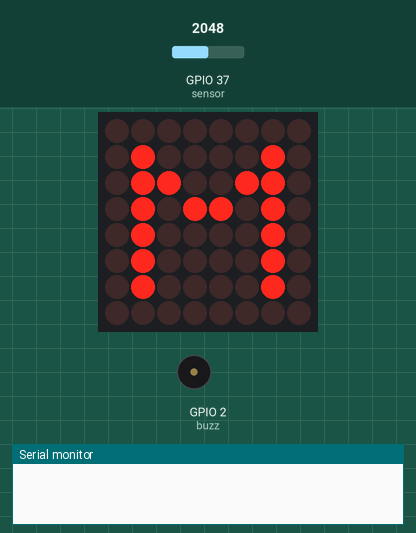
A sketch run on a simulated ESP32. On the bench: 8×8 LED matrix, buzzer (waves = sounding, pin HIGH), the last lines printed to the serial monitor. The test bench sets the inputs (shaded band); at power-on: GPIO 37 (sensor) = 2048.

Above: at 4.5 s.
At 13.6 s:
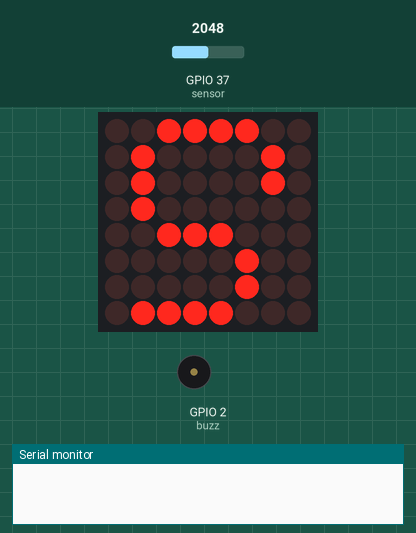
15.9 s: GPIO 37 (sensor) set to 433
17.4 s: GPIO 37 (sensor) set to 363
At 20.3 s:
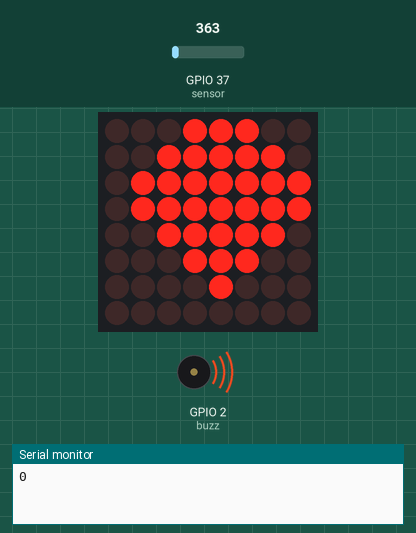
22.5 s: GPIO 37 (sensor) set to 440
At 25.2 s:
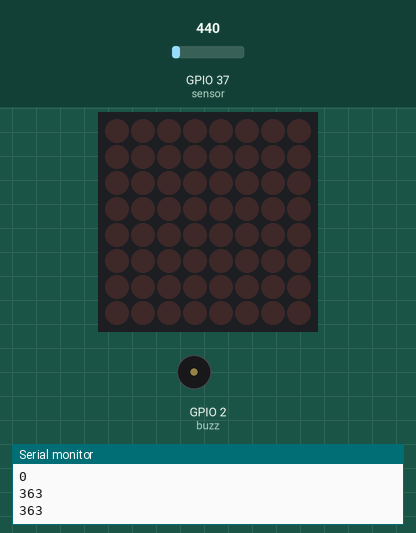
25.5 s: GPIO 37 (sensor) set to 360
At 26.6 s:
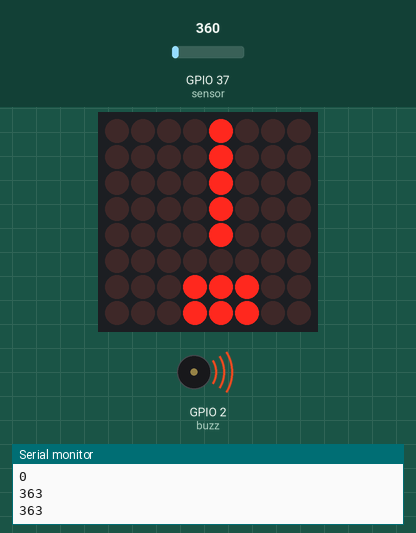
Timing chart, 0 to 28.5 s (numbered marks = the images above; inputs shaded):
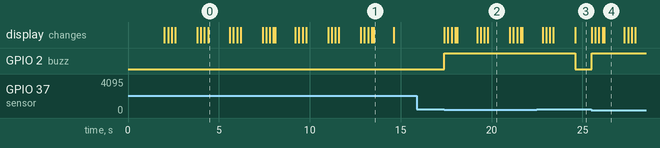

The sketch:

PRACTICA5.ino
```cpp
#include "Ticker.h"
#include <LedControl.h> //libreria para las led matricial

void impresion(void);

Ticker Interrupcion(impresion, 3000); //Cada 3 segundos, realiza una interrupcion
LedControl MATLED = LedControl(11,13,10,1);	// crea objeto


//caracter signo de interrogacion
byte caracter[8]{
0x8, 0x8, 0x8, 0x8, 0x8, 0x0, 0x1c, 0x1c
};
//caracter flama
byte caracter_1[8]{
0x1c, 0x3e, 0x7f, 0x7f, 0x3e, 0x1c, 0x8, 0x0
};
//caracter M
byte caracter_2[8]{
0x0, 0x42, 0x66, 0x5a, 0x42, 0x42, 0x42, 0x0
};
//caracter A
byte caracter_3[8]{
0x18, 0x24, 0x42, 0x42, 0x7e, 0x42, 0x42, 0x0
};
//caracter R
byte caracter_4[8]{
0x0, 0x7c, 0x44, 0x44, 0x5c, 0x48, 0x44, 0x42
};
//caracter C
byte caracter_5[8]{
0x0, 0x3c, 0x42, 0x40, 0x40, 0x42, 0x3c, 0x0
};
//caracter O
byte caracter_6[8]{
0x0, 0x3c, 0x42, 0x42, 0x42, 0x42, 0x3c, 0x0
};
//caracter S
byte caracter_7[8]{
0x3c, 0x42, 0x42, 0x40, 0x38, 0x4, 0x4, 0x78
};


int evalua;//nos ayudara a evaluar el valor del sensor
int buzz=2;//indica el pin del buzzer
int sensor=A1;//indica el pin del sensor


void setup() {
  Serial.begin(9600);    //Inicio la comunicacion serial
  MATLED.shutdown(0,false);			// enciende la matriz
  MATLED.setIntensity(0,4);			// establece brillo
  MATLED.clearDisplay(0);	//se indica para limpiar la matriz led
  Interrupcion.start();   //Inicializa la libreria y las interrupciones por software
  pinMode(buzz, OUTPUT); //que el pin buzz se encuentra como salida
  //IMPRIMA TODO LOS CARACTERES INDICADOS
  delay(2000);
  figura_1();
  delay(1000);
  figura_2();
  delay(1000);
  figura_3();
  delay(1000);
  figura_4();
  delay(1000);
  figura_5();
  delay(1000);
  figura_6();
  delay(1000);
  figura_7();
  delay(1000);

}

void loop() {
  Interrupcion.update(); //Actualiza la libreria para poder mantener la interrupcion al pendiente

  evalua = analogRead(sensor);
  if(evalua <400){
    digitalWrite(buzz, HIGH);//que encienda el buzzer
    figura();//Que haga lo que esta en la funcion
    delay(1000);//tome un descanso
    MATLED.clearDisplay(0);	//se indica para limpiar la matriz led
    figura_1();
    delay(1000);//tome un descanso
    MATLED.clearDisplay(0);	//se indica para limpiar la matriz led
  }else{
    digitalWrite(buzz, LOW);//APAGAR EL BUZZ
    delay(10);
    MATLED.clearDisplay(0);	//se indica para limpiar la matriz led
  }

}


//funcion para interrogacion
void figura(){//se crea la funcion para figura
     MATLED.clearDisplay(0);
      for (int i = 0; i < 8; i++)  		// bucle itera 8 veces por el array
     {
     MATLED.setRow(0,i,caracter[i]);		// establece fila con valor de array cero en misma posicion
     delay(100);
     }
}

//funcion para la llama
void figura_1(){//se crea la funcion para figura
     MATLED.clearDisplay(0);
      for (int i = 0; i < 8; i++)  		// bucle itera 8 veces por el array
     {
     MATLED.setRow(0,i,caracter_1[i]);		// establece fila con valor de array cero en misma posicion
     delay(100);
     }
}

//funcion para la   M
void figura_2(){//se crea la funcion para figura
     MATLED.clearDisplay(0);
      for (int i = 0; i < 8; i++)  		// bucle itera 8 veces por el array
     {
     MATLED.setRow(0,i,caracter_2[i]);		// establece fila con valor de array cero en misma posicion
     delay(100);
     }
}

//funcion para la A
void figura_3(){//se crea la funcion para figura
     MATLED.clearDisplay(0);
      for (int i = 0; i < 8; i++)  		// bucle itera 8 veces por el array
     {
     MATLED.setRow(0,i,caracter_3[i]);		// establece fila con valor de array cero en misma posicion
     delay(100);
     }
}

//funcion para la R
void figura_4(){//se crea la funcion para figura
     MATLED.clearDisplay(0);
      for (int i = 0; i < 8; i++)  		// bucle itera 8 veces por el array
     {
     MATLED.setRow(0,i,caracter_4[i]);		// establece fila con valor de array cero en misma posicion
     delay(100);
     }
}

//funcion para la C
void figura_5(){//se crea la funcion para figura
     MATLED.clearDisplay(0);
      for (int i = 0; i < 8; i++)  		// bucle itera 8 veces por el array
     {
     MATLED.setRow(0,i,caracter_5[i]);		// establece fila con valor de array cero en misma posicion
     delay(100);
     }
}

//funcion para la O
void figura_6(){//se crea la funcion para figura
     MATLED.clearDisplay(0);
      for (int i = 0; i < 8; i++)  		// bucle itera 8 veces por el array
     {
     MATLED.setRow(0,i,caracter_6[i]);		// establece fila con valor de array cero en misma posicion
     delay(100);
     }
}

//funcion para la S
void figura_7(){//se crea la funcion para figura
     MATLED.clearDisplay(0);
      for (int i = 0; i < 8; i++)  		// bucle itera 8 veces por el array
     {
     MATLED.setRow(0,i,caracter_7[i]);		// establece fila con valor de array cero en misma posicion
     delay(100);
     }
}


//par la interrupcion
void impresion(void){
 Serial.println(evalua);//se imprima el valor del sensor
}
```

Measured:
- the behaviour switches between 400 and 399 on GPIO 37 (sensor) (found by bisection; images 1 and 2)
- after the input at 15.9 s, every drawn part: stays the same
- after the input at 17.4 s, GPIO 2 (buzz): LOW → HIGH at once; the display: first changes at once (image 2 shows a later state)
- after the input at 22.5 s, GPIO 2 (buzz): HIGH → LOW after 2.1 s
- after the input at 25.5 s, GPIO 2 (buzz): LOW → HIGH at once; the display: first changes at once (image 4 shows a later state)
- what the display in image 0 shows lasts 1.2 s, from 4.4 s to 5.6 s
- what the display in image 1 shows lasts 1.1 s, from 13.5 s to 14.6 s
